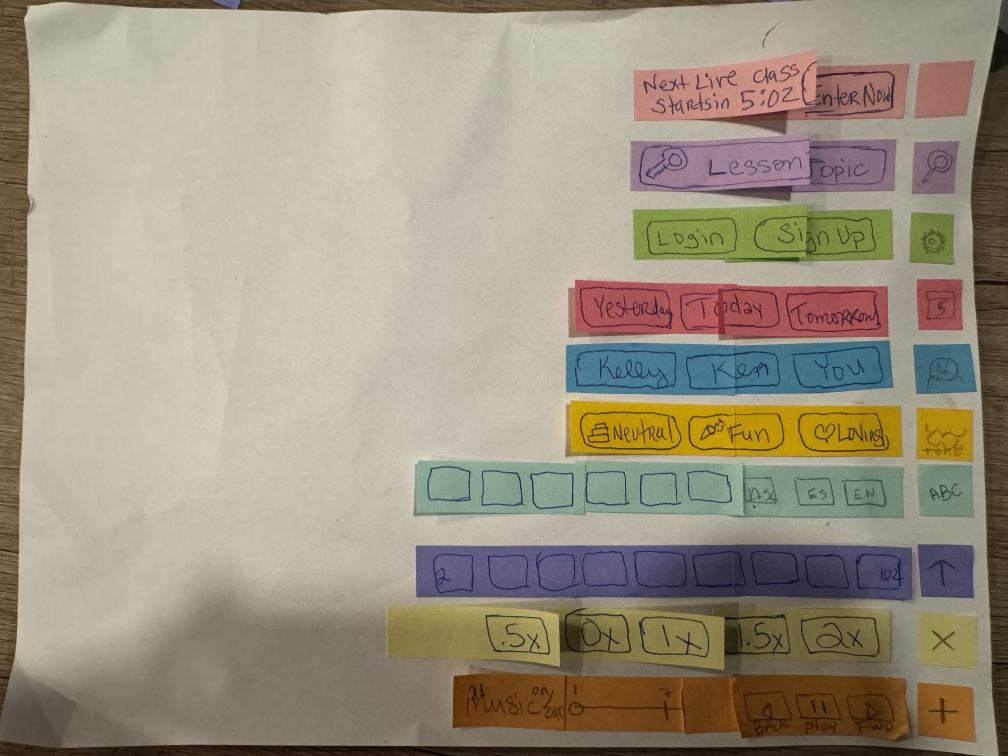
#> input picture IMG_1179 2.jpeg, 4032 x 3024 px (shown at 1/4 size)
$ python make_canvas.py --src '../IMG_1179 2.jpeg' --dst out.png
#> lines starting #> are read from the running program, lines starting #| are printed output that depends on the picture
import argparse
import os
from PIL import Image


def main() -> None:
    parser = argparse.ArgumentParser()
    parser.add_argument("--src", required=True)
    parser.add_argument("--dst", required=True)
    parser.add_argument("--width", type=int, default=1920)
    parser.add_argument("--height", type=int, default=1080)
    parser.add_argument("--fit", type=float, default=0.8, help="Fraction of canvas height occupied by image")
    args = parser.parse_args()

    os.makedirs(os.path.dirname(args.dst), exist_ok=True)

    canvas = Image.new("RGB", (args.width, args.height), color=(255, 255, 255))
#> canvas: PIL image 1920x1080 RGB; every value is 255
    img = Image.open(args.src).convert("RGBA")

    # scale to fit desired fraction of height
    target_h = int(args.height * args.fit)
    scale = target_h / img.height
#> scale = 0.286
    target_w = int(img.width * scale)
#> target_w = 1152
    img = img.resize((target_w, target_h), Image.LANCZOS)
#> img: PIL image 1152x864 RGBA

    # center horizontally, align to bottom with small margin
    x = (args.width - target_w) // 2
#> x = 384
    y = args.height - target_h - int(0.05 * args.height)
    canvas.paste(img, (x, y), mask=img)
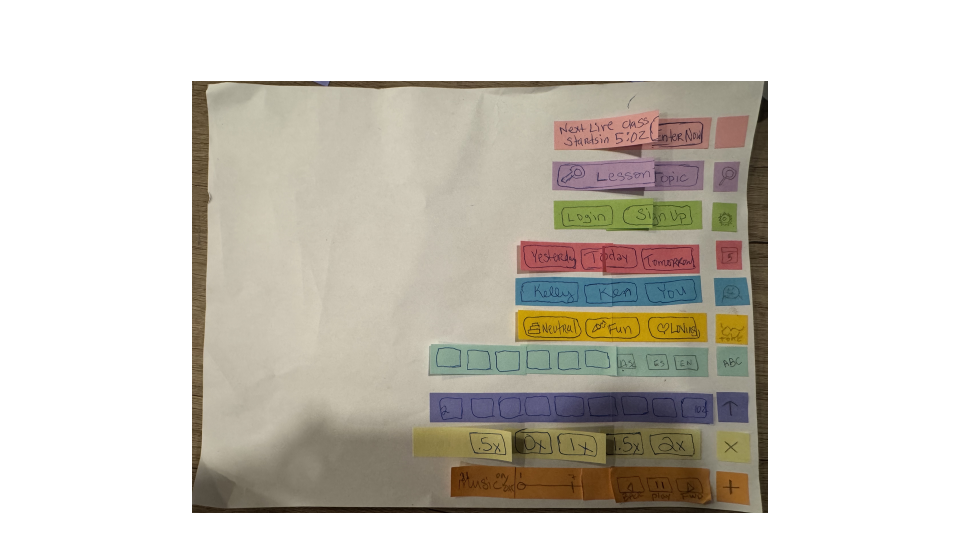
#> canvas: PIL image 1920x1080 RGB (shown at 1/2 size); mean R, G, B 207.8, 203.4, 194.7

    canvas.save(args.dst)
    print(args.dst)


if __name__ == "__main__":
    main()

$ run again, on beginning_phase2.jpeg
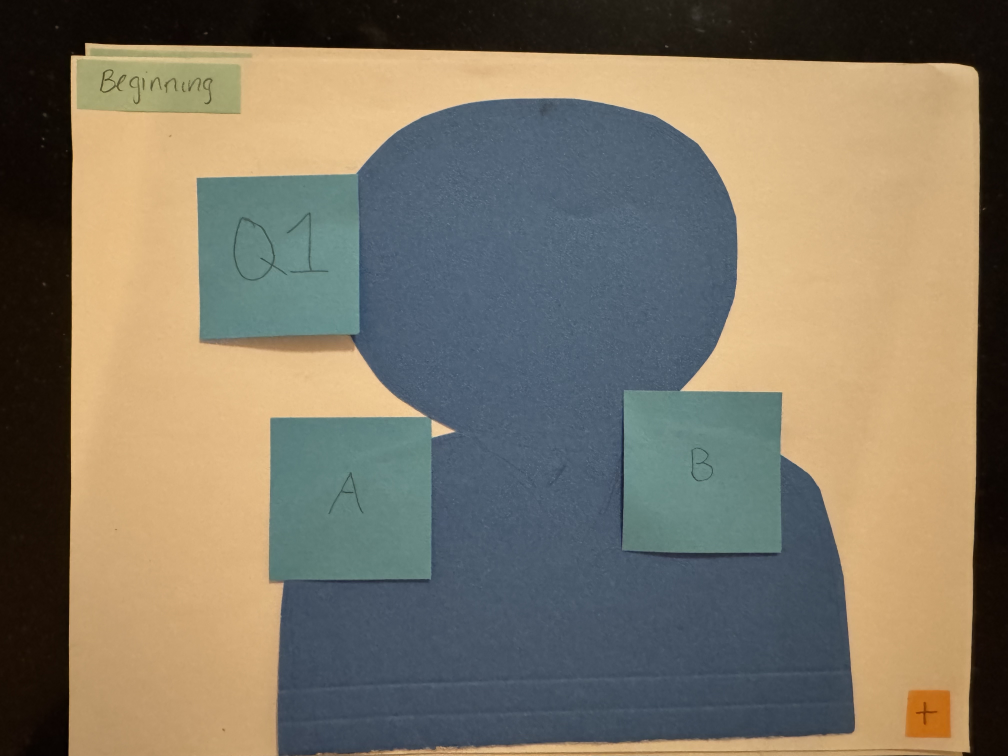
#> input picture beginning_phase2.jpeg, 4032 x 3024 px (shown at 1/4 size)
#> in main, `canvas.paste(img, (x, y), mask=img)`:
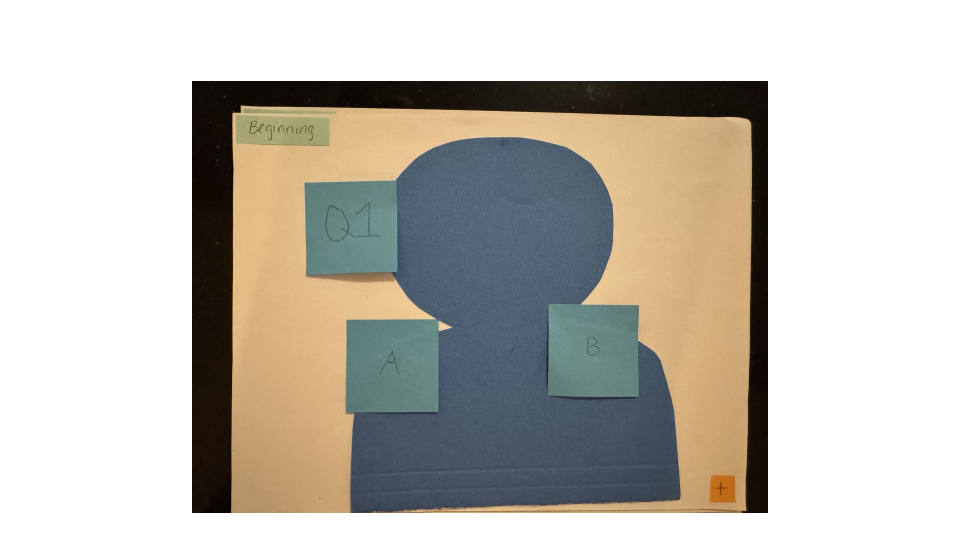
#> canvas: PIL image 1920x1080 RGB (shown at 1/2 size); mean R, G, B 193.4, 189.4, 181.2

$ run again, on calendar.jpeg
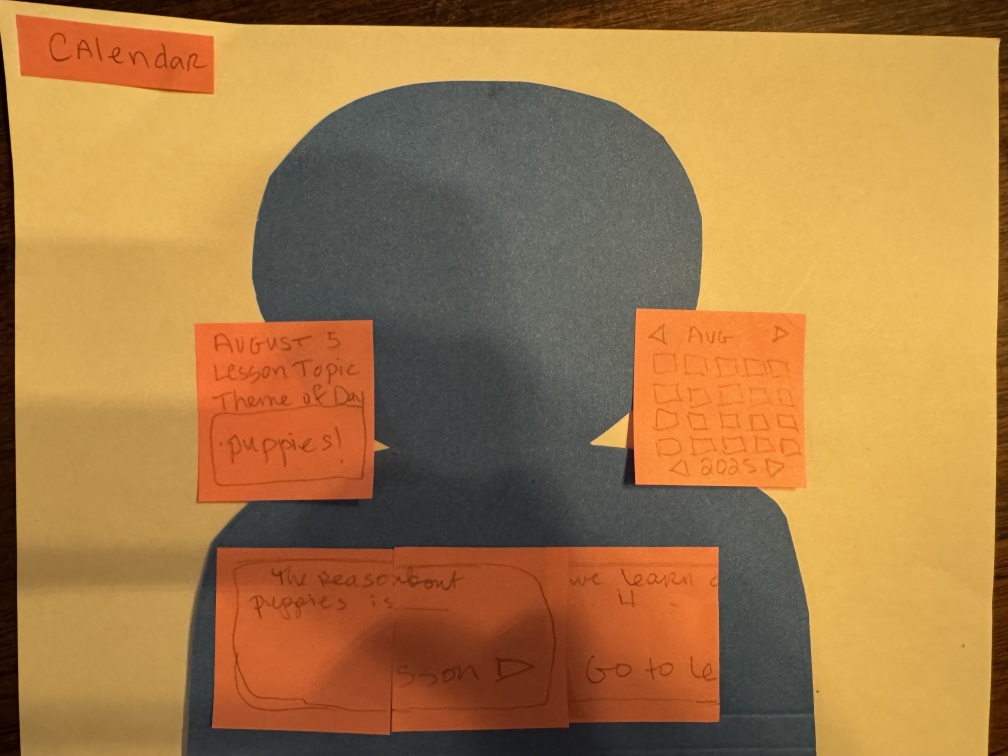
#> input picture calendar.jpeg, 4032 x 3024 px (shown at 1/4 size)
#> in main, `canvas.paste(img, (x, y), mask=img)`:
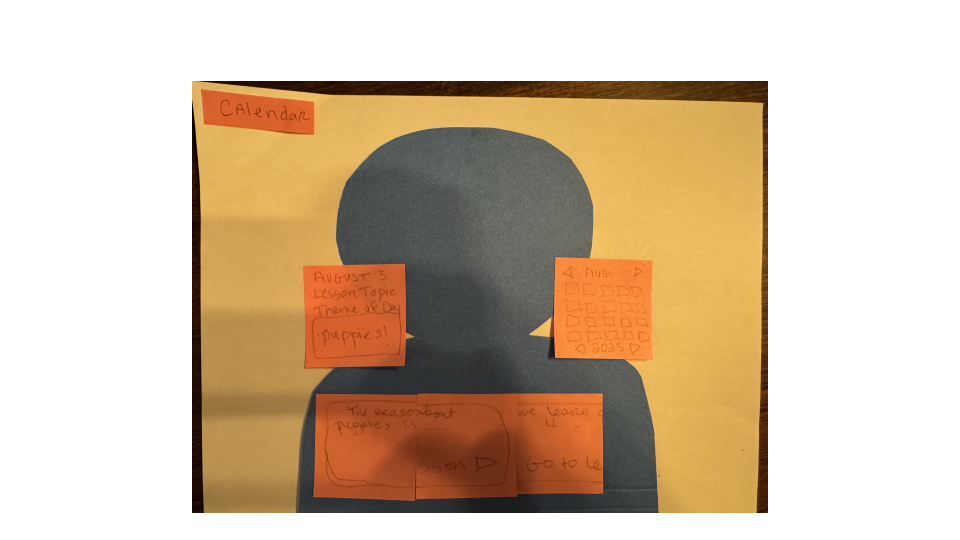
#> canvas: PIL image 1920x1080 RGB (shown at 1/2 size); mean R, G, B 211.8, 191, 166.6

$ run again, on controls.jpeg
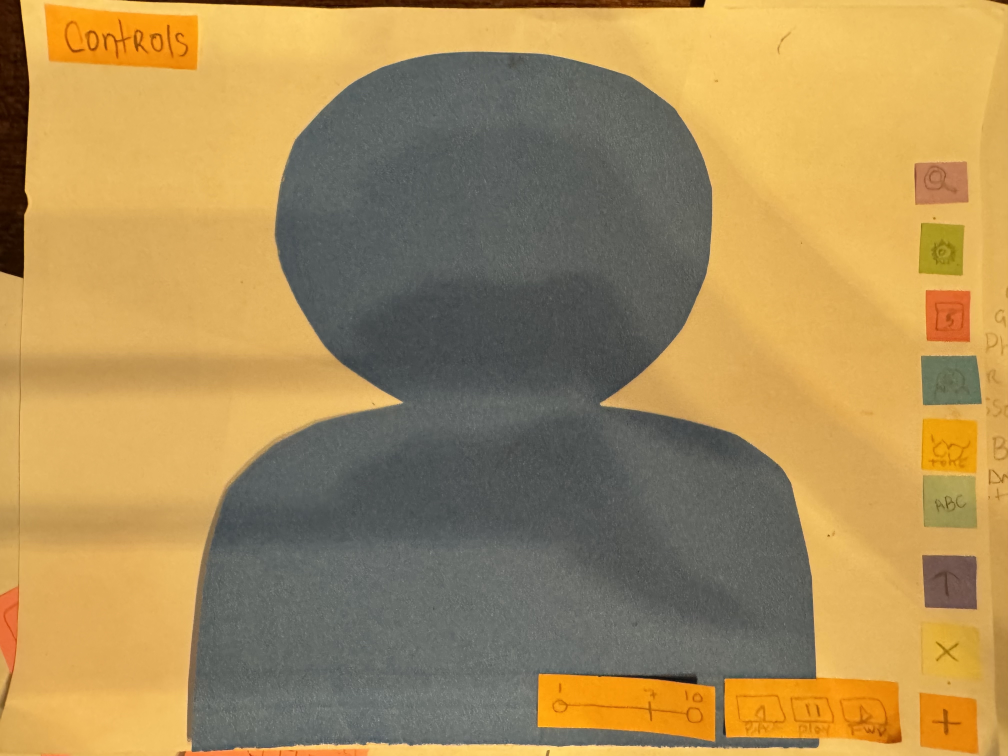
#> input picture controls.jpeg, 4032 x 3024 px (shown at 1/4 size)
#> in main, `canvas.paste(img, (x, y), mask=img)`:
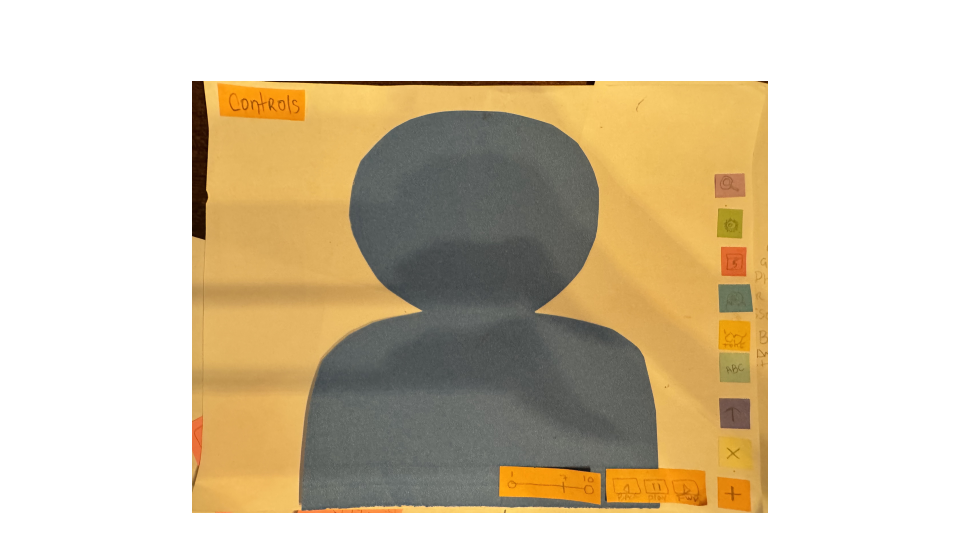
#> canvas: PIL image 1920x1080 RGB (shown at 1/2 size); mean R, G, B 214, 200.4, 175.6
